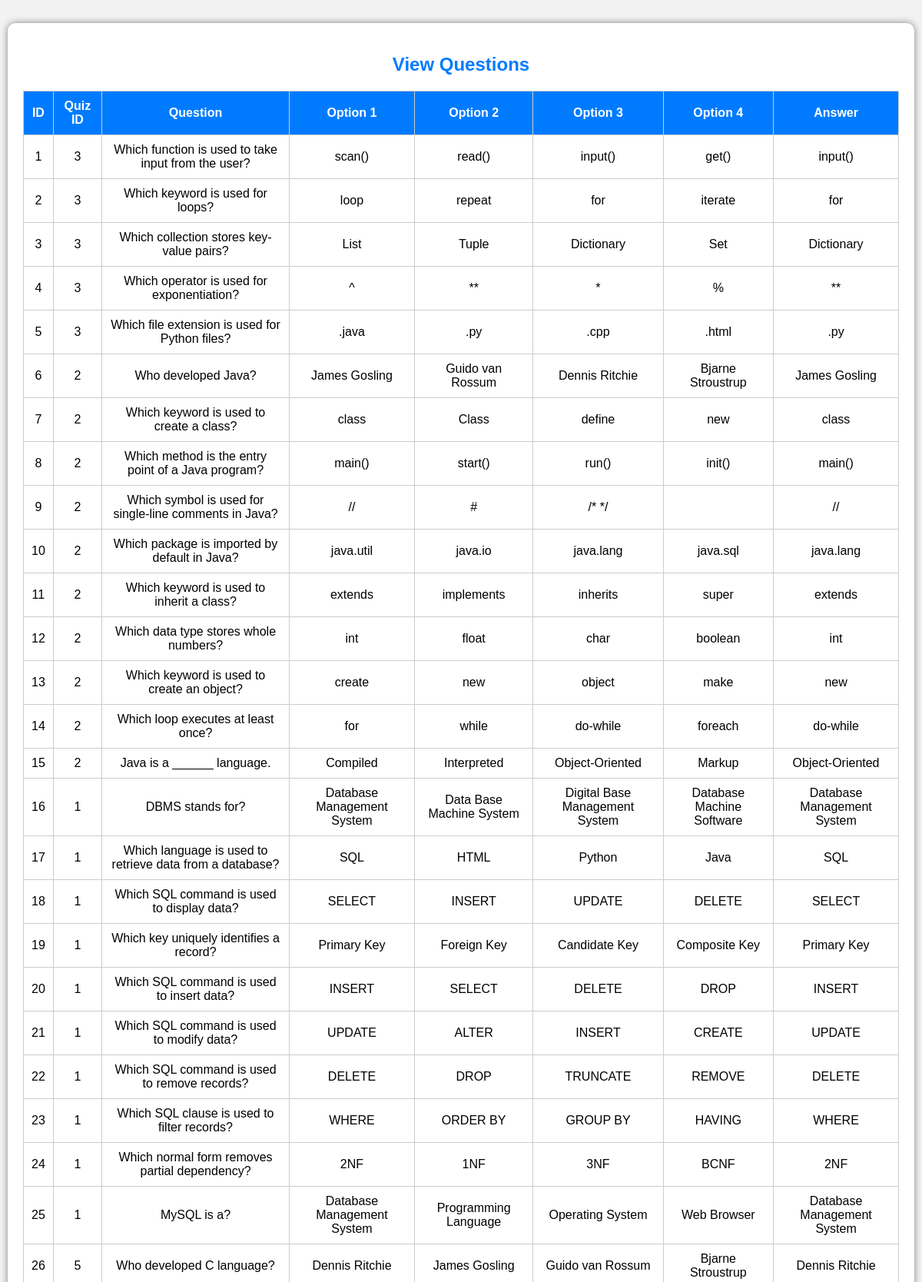
The page /admin/view_questions.php (signed in, upper part) on the database its author committed.
### tables this page shows
CREATE TABLE `questions` (
  `question_id` int(11) NOT NULL,
  `quiz_id` int(11) DEFAULT NULL,
  `question` text DEFAULT NULL,
  `option1` varchar(100) DEFAULT NULL,
  `option2` varchar(100) DEFAULT NULL,
  `option3` varchar(100) DEFAULT NULL,
  `option4` varchar(100) DEFAULT NULL,
  `answer` varchar(100) DEFAULT NULL,
  `round` int(11) NOT NULL DEFAULT 1
);

### admin/view_questions.php (the view, shortened to what this page needs)
<?php
include "../db.php";
$sql = "SELECT * FROM questions ORDER BY question_id ASC";
$result = mysqli_query($conn, $sql);
?>
<!DOCTYPE html>
<html>
<head>
</head>
<body>
<div class="container">
<h2>View Questions</h2>
<table>
<tr>
    <th>ID</th>
    <th>Quiz ID</th>
    <th>Question</th>
    <th>Option 1</th>
    <th>Option 2</th>
    <th>Option 3</th>
    <th>Option 4</th>
    <th>Answer</th>
</tr>
<?php
while($row=mysqli_fetch_assoc($result))
{
?>
<tr>
<td><?php echo $row['question_id']; ?></td>
<td><?php echo $row['quiz_id']; ?></td>
<td><?php echo $row['question']; ?></td>
<td><?php echo $row['option1']; ?></td>
<td><?php echo $row['option2']; ?></td>
<td><?php echo $row['option3']; ?></td>
<td><?php echo $row['option4']; ?></td>
<td><?php echo $row['answer']; ?></td>
</tr>
<?php
}
?>
</table>
<br>
</div>
</body>
</html>

### admin/view_questions.php (style rules this page uses)
body { font-family:Arial,sans-serif; background:#f2f2f2; margin:0; }
.container { width:95%; margin:30px auto; background:white; padding:20px; border-radius:10px; box-shadow:0 0 10px gray; }
h2 { text-align:center; color:#007BFF; }
table { width:100%; border-collapse:collapse; margin-top:20px; }
table,th,td { border:1px solid #ccc; }
th { background:#007BFF; color:white; }
th,td { padding:10px; text-align:center; }

### rows shown on the page
questions: question_id "1", quiz "3", question "Which function is used to take input from the user?", option1 "scan()", option2 "read()", option3 "input()", option4 "get()", answer "input()"
questions: question_id "2", quiz "3", question "Which keyword is used for loops?", option1 "loop", option2 "repeat", option3 "for", option4 "iterate", answer "for"
questions: question_id "3", quiz "3", question "Which collection stores key-value pairs?", option1 "List", option2 "Tuple", option3 "Dictionary", option4 "Set", answer "Dictionary"
questions: question_id "4", quiz "3", question "Which operator is used for exponentiation?", option1 "^", option2 "**", option3 "*", option4 "%", answer "**"
questions: question_id "5", quiz "3", question "Which file extension is used for Python files?", option1 ".java", option2 ".py", option3 ".cpp", option4 ".html", answer ".py"
questions: question_id "6", quiz "2", question "Who developed Java?", option1 "James Gosling", option2 "Guido van Rossum", option3 "Dennis Ritchie", option4 "Bjarne Stroustrup", answer "James Gosling"
questions: question_id "7", quiz "2", question "Which keyword is used to create a class?", option1 "class", option2 "Class", option3 "define", option4 "new", answer "class"
questions: question_id "8", quiz "2", question "Which method is the entry point of a Java program?", option1 "main()", option2 "start()", option3 "run()", option4 "init()", answer "main()"
questions: question_id "9", quiz "2", question "Which symbol is used for single-line comments in Java?", option1 "//", option2 "#", option3 "/* */", answer "//"
questions: question_id "10", quiz "2", question "Which package is imported by default in Java?", option1 "java.util", option2 "java.io", option3 "java.lang", option4 "java.sql", answer "java.lang"
questions: question_id "11", quiz "2", question "Which keyword is used to inherit a class?", option1 "extends", option2 "implements", option3 "inherits", option4 "super", answer "extends"
questions: question_id "12", quiz "2", question "Which data type stores whole numbers?", option1 "int", option2 "float", option3 "char", option4 "boolean", answer "int"
questions: question_id "13", quiz "2", question "Which keyword is used to create an object?", option1 "create", option2 "new", option3 "object", option4 "make", answer "new"
questions: question_id "14", quiz "2", question "Which loop executes at least once?", option1 "for", option2 "while", option3 "do-while", option4 "foreach", answer "do-while"
questions: question_id "15", quiz "2", question "Java is a ______ language.", option1 "Compiled", option2 "Interpreted", option3 "Object-Oriented", option4 "Markup", answer "Object-Oriented"
questions: question_id "16", quiz "1", question "DBMS stands for?", option1 "Database Management System", option2 "Data Base Machine System", option3 "Digital Base Management System", option4 "Database Machine Software", answer "Database Management System"
questions: question_id "17", quiz "1", question "Which language is used to retrieve data from a database?", option1 "SQL", option2 "HTML", option3 "Python", option4 "Java", answer "SQL"
questions: question_id "18", quiz "1", question "Which SQL command is used to display data?", option1 "SELECT", option2 "INSERT", option3 "UPDATE", option4 "DELETE", answer "SELECT"
questions: question_id "19", quiz "1", question "Which key uniquely identifies a record?", option1 "Primary Key", option2 "Foreign Key", option3 "Candidate Key", option4 "Composite Key", answer "Primary Key"
questions: question_id "20", quiz "1", question "Which SQL command is used to insert data?", option1 "INSERT", option2 "SELECT", option3 "DELETE", option4 "DROP", answer "INSERT"
questions: question_id "21", quiz "1", question "Which SQL command is used to modify data?", option1 "UPDATE", option2 "ALTER", option3 "INSERT", option4 "CREATE", answer "UPDATE"
questions: question_id "22", quiz "1", question "Which SQL command is used to remove records?", option1 "DELETE", option2 "DROP", option3 "TRUNCATE", option4 "REMOVE", answer "DELETE"
questions: question_id "23", quiz "1", question "Which SQL clause is used to filter records?", option1 "WHERE", option2 "ORDER BY", option3 "GROUP BY", option4 "HAVING", answer "WHERE"
questions: question_id "24", quiz "1", question "Which normal form removes partial dependency?", option1 "2NF", option2 "1NF", option3 "3NF", option4 "BCNF", answer "2NF"
questions: question_id "25", quiz "1", question "MySQL is a?", option1 "Database Management System", option2 "Programming Language", option3 "Operating System", option4 "Web Browser", answer "Database Management System"
questions: question_id "26", quiz "5", question "Who developed C language?", option1 "Dennis Ritchie", option2 "James Gosling", option3 "Guido van Rossum", option4 "Bjarne Stroustrup", answer "Dennis Ritchie"
